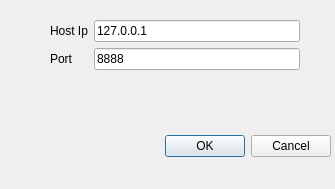
<?xml version="1.0" encoding="UTF-8"?>
<ui version="4.0">
 <class>ConnectDialog</class>
 <widget class="QDialog" name="ConnectDialog">
  <property name="geometry">
   <rect>
    <x>0</x>
    <y>0</y>
    <width>335</width>
    <height>189</height>
   </rect>
  </property>
  <property name="windowTitle">
   <string>Dialog</string>
  </property>
  <widget class="QDialogButtonBox" name="buttonBox">
   <property name="geometry">
    <rect>
     <x>-10</x>
     <y>130</y>
     <width>341</width>
     <height>32</height>
    </rect>
   </property>
   <property name="orientation">
    <enum>Qt::Horizontal</enum>
   </property>
   <property name="standardButtons">
    <set>QDialogButtonBox::Cancel|QDialogButtonBox::Ok</set>
   </property>
  </widget>
  <widget class="QLabel" name="loading">
   <property name="geometry">
    <rect>
     <x>110</x>
     <y>20</y>
     <width>110</width>
     <height>80</height>
    </rect>
   </property>
   <property name="text">
    <string>loading</string>
   </property>
  </widget>
  <widget class="QWidget" name="gridLayoutWidget">
   <property name="geometry">
    <rect>
     <x>50</x>
     <y>20</y>
     <width>250</width>
     <height>80</height>
    </rect>
   </property>
   <layout class="QGridLayout" name="gridLayout">
    <property name="sizeConstraint">
     <enum>QLayout::SetMinAndMaxSize</enum>
    </property>
    <item row="0" column="0">
     <widget class="QLabel" name="label">
      <property name="text">
       <string>Host Ip</string>
      </property>
     </widget>
    </item>
    <item row="1" column="0">
     <widget class="QLabel" name="label_2">
      <property name="text">
       <string>Port</string>
      </property>
     </widget>
    </item>
    <item row="0" column="1">
     <widget class="QLineEdit" name="lineEdit">
      <property name="minimumSize">
       <size>
        <width>0</width>
        <height>0</height>
       </size>
      </property>
      <property name="text">
       <string>127.0.0.1</string>
      </property>
      <property name="readOnly">
       <bool>false</bool>
      </property>
     </widget>
    </item>
    <item row="1" column="1">
     <widget class="QLineEdit" name="lineEdit_2">
      <property name="minimumSize">
       <size>
        <width>10</width>
        <height>0</height>
       </size>
      </property>
      <property name="text">
       <string>8888</string>
      </property>
     </widget>
    </item>
   </layout>
  </widget>
  <zorder>loading</zorder>
  <zorder>buttonBox</zorder>
  <zorder>gridLayoutWidget</zorder>
 </widget>
 <resources/>
 <connections>
  <connection>
   <sender>buttonBox</sender>
   <signal>accepted()</signal>
   <receiver>ConnectDialog</receiver>
   <slot>accept()</slot>
   <hints>
    <hint type="sourcelabel">
     <x>248</x>
     <y>254</y>
    </hint>
    <hint type="destinationlabel">
     <x>157</x>
     <y>274</y>
    </hint>
   </hints>
  </connection>
  <connection>
   <sender>buttonBox</sender>
   <signal>rejected()</signal>
   <receiver>ConnectDialog</receiver>
   <slot>reject()</slot>
   <hints>
    <hint type="sourcelabel">
     <x>316</x>
     <y>260</y>
    </hint>
    <hint type="destinationlabel">
     <x>286</x>
     <y>274</y>
    </hint>
   </hints>
  </connection>
 </connections>
</ui>
